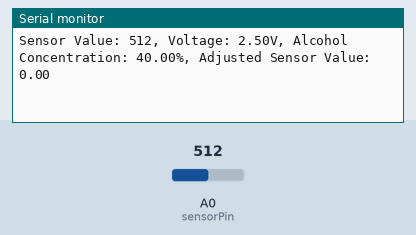
Recording of a sketch running on a simulated Arduino Uno, built with avr-gcc and run on an emulated ATmega328P. Shown: the last lines printed to the serial monitor. The test bench sets the inputs (shaded band); at power-on: A0 (sensorPin) = 512.

Above: at 2.2 s.
2.3 s: A0 (sensorPin) set to 716
At 3.6 s:
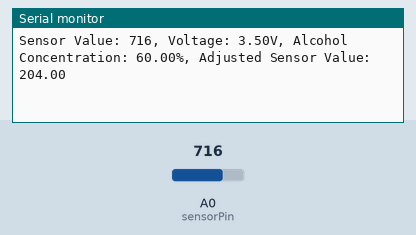
3.8 s: A0 (sensorPin) set to 511
At 4.9 s:
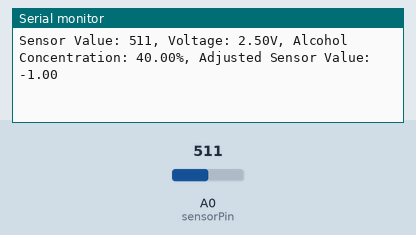
Timing chart, 0 to 6.8 s (numbered marks = the images above; inputs shaded):
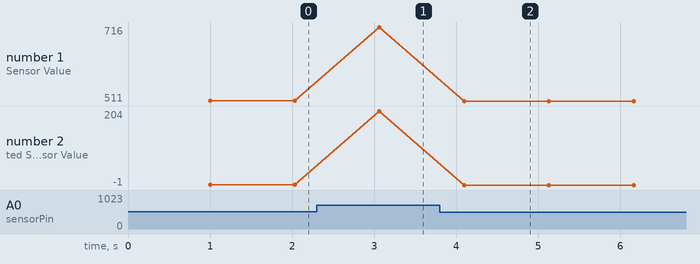

Measured:
- after the input at 2.3 s, the serial monitor: prints a new line after 0.76 s (image 1)
- after the input at 3.8 s, the serial monitor: prints a new line after 0.30 s (image 2)
- plotted number 1: 512 → 716 after the input at 2.3 s, 716 → 511 after the input at 3.8 s
- plotted number 2: 0 → 204 after the input at 2.3 s, 204 → -1 after the input at 3.8 s

The sketch:

sketch_jun9a.ino
```cpp
const int sensorPin = A0;
int baselineValue = 0;

void setup() {
  Serial.begin(9600);
  // Perform calibration
  baselineValue = calibrateSensor();
}

void loop() {
  int sensorValue = analogRead(sensorPin);
  float voltage = sensorValue * (5.0 / 1023.0); // Convert sensor value to voltage
  float alcoholConcentration = map(voltage, 0.1, 5.0, 0, 100); // Map voltage to alcohol concentration range

  // Adjust the sensor value by subtracting the baseline value
  float adjustedSensorValue = sensorValue - baselineValue;

  Serial.print("Sensor Value: ");
  Serial.print(sensorValue);
  Serial.print(", Voltage: ");
  Serial.print(voltage);
  Serial.print("V, Alcohol Concentration: ");
  Serial.print(alcoholConcentration);
  Serial.print("%, Adjusted Sensor Value: ");
  Serial.println(adjustedSensorValue);

  delay(1000);
}

int calibrateSensor() {
  // Read the sensor value multiple times and calculate the average
  int totalReadings = 10;
  int sum = 0;

  for (int i = 0; i < totalReadings; i++) {
    int sensorValue = analogRead(sensorPin);
    sum += sensorValue;
    delay(100);
  }

  int averageValue = sum / totalReadings;
  return averageValue;
}
```
